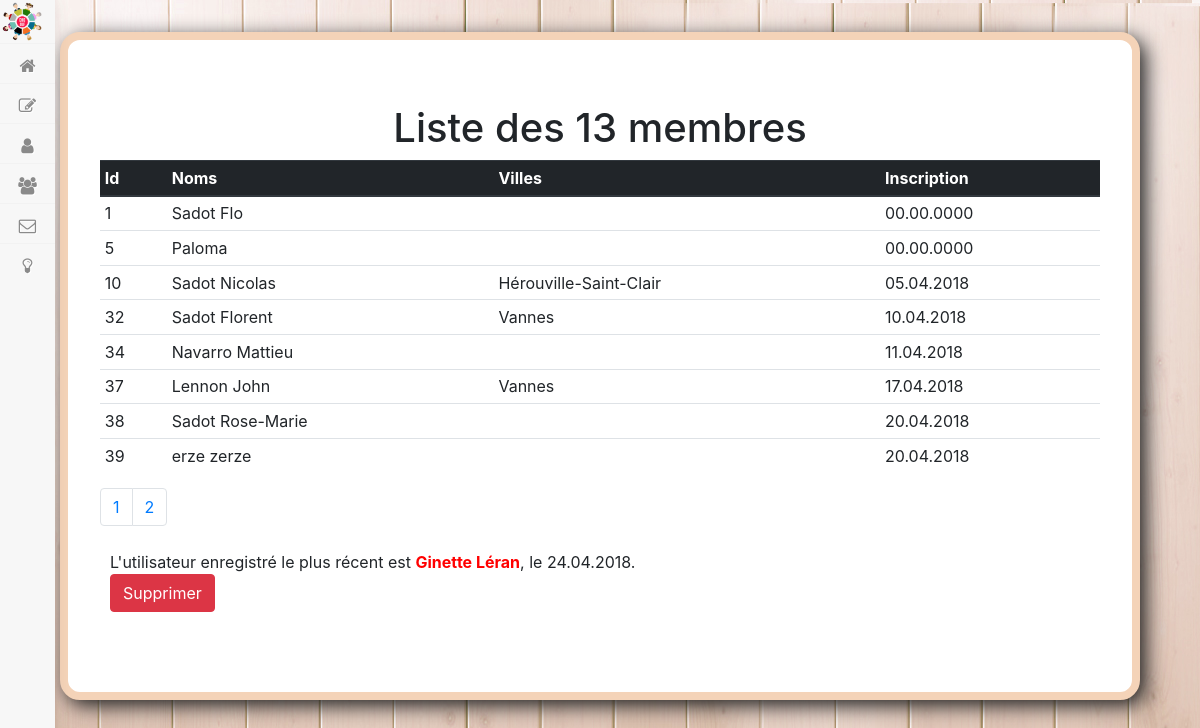
/admin.php?action=membersList (signed in), run on an earlier commit of the app's database.
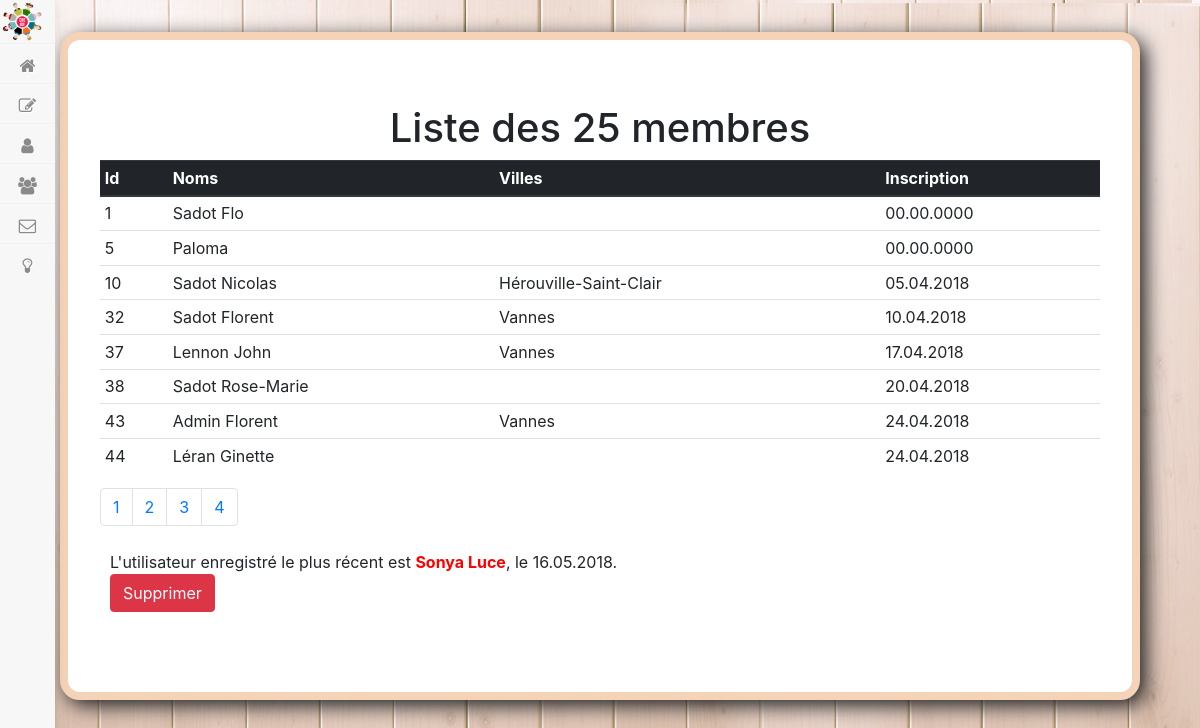
And on a later commit of the database.
### tables this page shows
CREATE TABLE IF NOT EXISTS `members` (
`idMember` int(11) NOT NULL,
  `surname` varchar(60) NOT NULL,
  `firstname` varchar(60) NOT NULL,
  `img` text NOT NULL,
  `pass` varchar(60) NOT NULL,
  `mail` varchar(60) NOT NULL,
  `birthdate` date DEFAULT NULL,
  `city` varchar(60) DEFAULT NULL,
  `gender` int(11) NOT NULL,
  `parenthood` varchar(60) NOT NULL,
  `modo` varchar(25) DEFAULT NULL,
  `registrationDate` date NOT NULL,
  `words` varchar(255) NOT NULL
);

### app/Controllers/backOffice.php (called while the page is built, shortened)
<?php
class BackOffice{
    function membersList($cPage){
        $adminManager = new \Src\Models\AdminManager();
        $numPage = $adminManager->nbPage();
        $data = $adminManager->watchAllMembers($cPage);
        $useAll = $adminManager -> userStats();
        $userInfos = $adminManager -> lastStatUser();
        require 'app/Views/backend/membersView.php';
    }
}

### app/Models/adminManager.php (called while the page is built, shortened)
<?php
class AdminManager extends Manager
{
    private $perPage = 8;
    public function nbPage(){
        $db = $this->dbConnect();
        $reqPage = $db->query('SELECT COUNT(*) AS total FROM members');
        $result = $reqPage->fetch();
        $total = $result['total'];
        $nbPage = ceil($total/$this->perPage);
        return $nbPage;
    }
    public function watchAllMembers($cPage){
        $this->cPage = $cPage;
        $db = $this -> dbConnect();
        $data = $db->query("SELECT idMember,surname,firstname,city, DATE_FORMAT(registrationDate, \"%d.%m.%Y\") as new_regDate FROM members ORDER BY idMember ASC LIMIT ".(($this->cPage-1)*$this->perPage).", $this->perPage");
        return $data;
    }
    public function userStats(){
        $db = $this -> dbconnect();
        $useAll = $db->query('SELECT COUNT(*) FROM members');
        return $useAll;
    }
    public function lastStatUser(){
        $db = $this -> dbConnect();
        $userInfos = $db->query('SELECT firstname, surname, DATE_FORMAT(registrationDate,\'%d\.%m\.%Y\') AS reg_date FROM members WHERE idMember IN(select MAX(idMember) FROM members)');
        return $userInfos;
    }
}

### app/Views/backend/membersView.php (the view, shortened to what this page needs)
<div class="container mvContain">
<?php require 'templateAdminHeader.php' ?>
<?php
$userAll = $useAll->fetch();
?>
    <div class="jumbotron jumbo cardFamX">
        <h1 class="display-5" id="test" style="text-align:center;">Liste des <?= $userAll[0] ?> membres</h1>
        <table class="table table-hover table-sm">
            <thead class="thead-dark">
            <tr>
                <th scope="col">Id</th>
                <th scope="col">Noms</th>
                <th scope="col" class="col3mv">Villes</th>
                <th scope="col">Inscription</th>
            </tr>
            </thead>
            <tbody class="table_body">
<?php
while ($members = $data->fetch())
{
?>
            <tr><td><span id='idUser'><?=$members['idMember'] ?></span></td><td><span id='names'><?= $members['surname'] ?> <?=$members['firstname'] ?></span></td><td class="col3mv"><span id='cities'><?= $members['city'] ?></span></td><td><span id='regDate'><?=$members['new_regDate']?></span></td></tr>
<?php
}
?>
            </tbody>
        </table>
<nav aria-label="Page navigation example">
  <ul class="pagination">
<?php
for($i=1;$i<=$numPage;$i++){
    echo "<li class='page-item'><a class='page-link' href=\"admin.php?action=membersList&p=$i\">$i </a></li>";
}
?>
  </ul>
</nav>
<?php
$userInfo = $userInfos->fetch();
?>
        <p><br />
        L'utilisateur enregistré le plus récent est <span class="fatRed"><?= $userInfo['firstname'] ?> <?= $userInfo['surname'] ?></span>, le <?=$userInfo['reg_date'] ?>.<br />
        <a href="#" data-toggle="modal" class="deLink" data-target="#modalDeleteMember"><button class="btn btn-danger deLink">Supprimer</button></a> </p>
    </div>
</div>
<?php require('templateAdmin.php'); ?>

What changed in the data, as far as the page shows it:
removed members: idMember "34", surname "Navarro", firstname "Mattieu", new_regDate "11.04.2018"
removed members: idMember "39", surname "erze", firstname "zerze", new_regDate "20.04.2018"
now on this page (row edited): members: idMember "43", surname "Admin", firstname "Florent", city "Vannes", new_regDate "24.04.2018"
now on this page (row edited): members: idMember "44", surname "Léran", firstname "Ginette", new_regDate "24.04.2018"
Also different on the page:
$userAll[0]: "13" → "25"
$userInfo['firstname']: "Ginette" → "Sonya"
$userInfo['surname']: "Léran" → "Luce"
$userInfo['reg_date']: "24.04.2018" → "16.05.2018"
new list line: "3"
new list line: "4"
